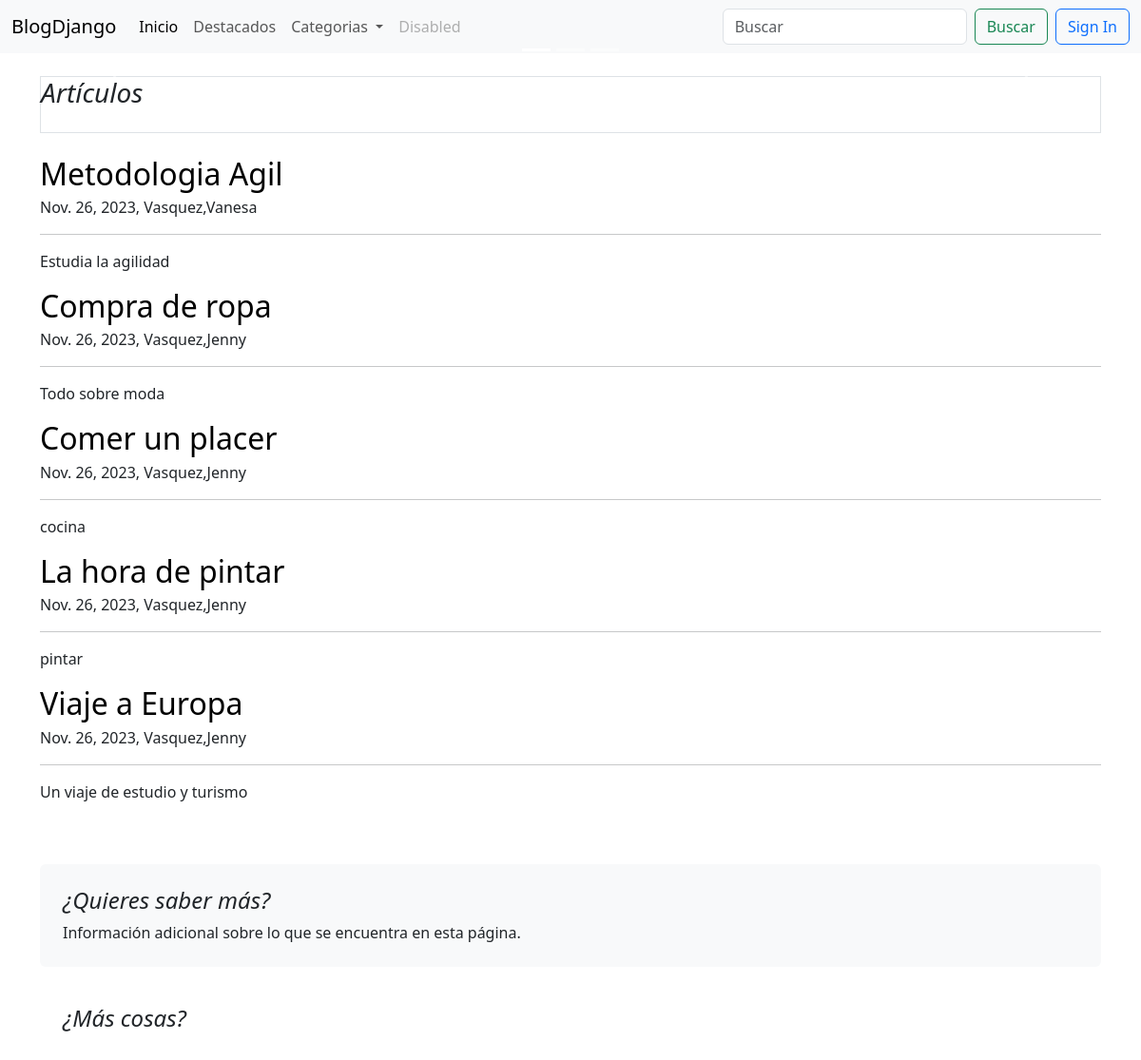
The page / on the database its author committed.
### blogs/models.py (models this page shows, shortened)
class Post(models.Model):
    title = models.CharField(max_length=255)
    slug = models.SlugField(unique=True)
    overview = models.TextField()
    date_created = models.DateTimeField(auto_now_add=True)
    content = models.TextField()
    author = models.ForeignKey(settings.AUTH_USER_MODEL, on_delete=models.PROTECT)
    categories = models.ManyToManyField('Categorias')
    featured = models.BooleanField(default=False)
    pub_date =models.DateTimeField(default=timezone.now)
    def get_absolute_url(self):
        return reverse("blogs:post", kwargs={"slug": self.slug})
    class Meta:
        ordering = ["-date_created"]

### usuarios/models.py (models this page shows)
class User(AbstractUser):
    def __str__(self):
        return f'{self.last_name},{self.first_name}'

### blogs/views.py (the view)
def home_page(request):
   posts= Post.objects.filter(
      pub_date__lte=timezone.now()
   )
   categorias= Categorias.objects.all()
   featured = Post.objects.filter(featured= True).filter(
      pub_date__lte=timezone.now()
   )[:3]
   context = {
      'posts':posts,
      'categorias':categorias,
      'destacados': featured
   }
   return render (request, 'blogs/home_page.html', context=context)

### blogs/templates/blogs/home_page.html (shortened to what this page needs)
{% extends 'base.html' %}
{% block content %}
<div class="container-xxl bd-gutter mt-3 my-md-4 bd-layout">
    <main class="container">
        <div class="row g-5">
            <div class "col-md-12">
                {% include "blogs/featured.html" %}
            </div>
        </div>
        <div class="row g-5">
            <div class "col-md-8">
                <h3 class="pb-4 mb-4 fst-italic border bottom">
                    Artículos
                </h3>
                {% for post in posts %}
                    <article class = "blog-post">
                        <h2 class="blog-post-title mb-1">
                            <a href="{{post.get_absolute_url}}" style="text-decoration: none"
                                class="text-black">
                                {{post.title}}
                            </a>
                        </h2>
                        <p class="blog-post-meta">{{ post.pub_date.date}}, {{post.author}}</p>
                        <hr>
                        <p> {{post.overview}} </p>
                    </article>
                {% endfor %}
            </div>
            <div class=" md-4 ">
                <div class="position-sticky" style="top: 2rem;">
                    <div class="p-4 mb-3 bg-light rounded">
                        <h4 class="fst-italic"> ¿Quieres saber más? </h4>
                        <p class="mb-0"> Información adicional sobre lo que se encuentra en esta página. </p>
                    </div>
                    <div class="p-4">
                        <h4 class="fst-italic">¿Más cosas?</h4>
                    </div>
                </div>
            </div>
        </div>
    </main>
</div>
{%endblock content %}

### blogs/templates/base.html (shortened to what this page needs)
<!doctype html>
<html lang="en">
<head>
    <link href="https://cdn.jsdelivr.net/npm/bootstrap@5.3.2/dist/css/bootstrap.min.css" rel="stylesheet">
</head>
<body>
{% include 'navbar.html' %}
{% block content %} {%endblock content %}
</body>
</html>

### blogs/templates/navbar.html (shortened to what this page needs)
<nav class="navbar navbar-expand-lg bg-light">
    <div class="container-fluid">
      <a class="navbar-brand" href="/">BlogDjango</a>
      <div class="collapse navbar-collapse" id="navbarSupportedContent">
        <ul class="navbar-nav me-auto mb-2 mb-lg-0">
          <li class="nav-item">
            <a class="nav-link active" aria-current="page" href="/">Inicio</a>
          </li>
          <li class="nav-item">
            <a class="nav-link" href="{% url 'blogs:featured'%}">Destacados</a>
          </li>
          <li class="nav-item dropdown">
            <a class="nav-link dropdown-toggle" href="#" role="button" data-bs-toggle="dropdown" aria-expanded="false">
              Categorias
            </a>
          </li>
          <li class="nav-item">
            <a class="nav-link disabled">Disabled</a>
          </li>
        </ul>
        <form class="d-flex" role="search" action="{% url 'blogs:search'%}" method="get">
          <input name= "search" class="form-control me-2" type="search" placeholder="Buscar" aria-label="Search">
          <button class="btn btn-outline-success" type="submit">Buscar</button>
        </form>
        {% if user.is_authenticated %}
          <a class="btn btn-outline-primary ms-2" href="{% url 'logout' %}" role="button">Sign Out</a>
        {% else %}
          <a class="btn btn-outline-primary ms-2" href="{% url 'login' %}" role="button">Sign In</a>
        {% endif %}
      </div>
    </div>
</nav>

### blogs/templates/blogs/featured.html (shortened to what this page needs)
<div id="carouselIndicators" class="carousel slide" data-bs-ride="true">
    <div class="carousel-indicators">
      <button type="button" data-bs-target="#carouselIndicators" data-bs-slide-to="0" class="active" aria-current="true" aria-label="Slide 1"></button>
      <button type="button" data-bs-target="#carouselIndicators" data-bs-slide-to="1" aria-label="Slide 2"></button>
      <button type="button" data-bs-target="#carouselIndicators" data-bs-slide-to="2" aria-label="Slide 3"></button>
    </div>
    <button class="carousel-control-prev" type="button" data-bs-target="#carouselIndicators" data-bs-slide="prev">
      <span class="carousel-control-prev-icon" aria-hidden="true"></span>
    </button>
    <button class="carousel-control-next" type="button" data-bs-target="#carouselIndicators" data-bs-slide="next">
      <span class="carousel-control-next-icon" aria-hidden="true"></span>
    </button>
</div>

### rows shown on the page
Post: title "Metodologia Agil", pub_date "Nov. 26, 2023", author "Vasquez,Vanesa", overview "Estudia la agilidad"
Post: title "Compra de ropa", pub_date "Nov. 26, 2023", author "Vasquez,Jenny", overview "Todo sobre moda"
Post: title "Comer un placer", pub_date "Nov. 26, 2023", author "Vasquez,Jenny", overview "cocina"
Post: title "La hora de pintar", pub_date "Nov. 26, 2023", author "Vasquez,Jenny", overview "pintar"
Post: title "Viaje a Europa", pub_date "Nov. 26, 2023", author "Vasquez,Jenny", overview "Un viaje de estudio y turismo"
